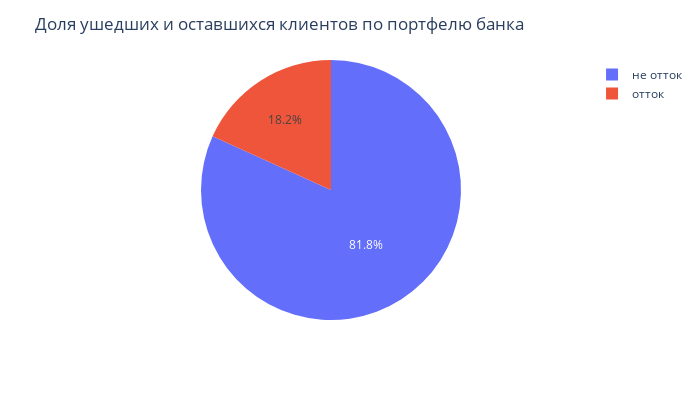

The notebook cell this image was saved under:
### Code cell
fig = px.pie(df['customer_churn'], names='customer_churn')

fig.update_layout(title='Доля ушедших и оставшихся клиентов по портфелю банка',
                 width=700,
                 height=400)

iplot(fig)

### Figure 1 — Plotly figure (JSON) as saved in the notebook; plotly's stock layout.template omitted (floating-point values rounded to 4 significant figures; data arrays with more than 128 entries replaced by an {"elided": "..."} marker saying what was removed)
{"data": [{"domain": {"x": [0, 1], "y": [0, 1]}, "hovertemplate": "customer_churn=%{label}<extra></extra>", "labels": {"elided": "9973 str values"}, "legendgroup": "", "name": "", "showlegend": true, "type": "pie"}], "layout": {"height": 400, "legend": {"tracegroupgap": 0}, "margin": {"t": 60}, "title": {"text": "Доля ушедших и оставшихся клиентов по портфелю банка"}, "width": 700}}
